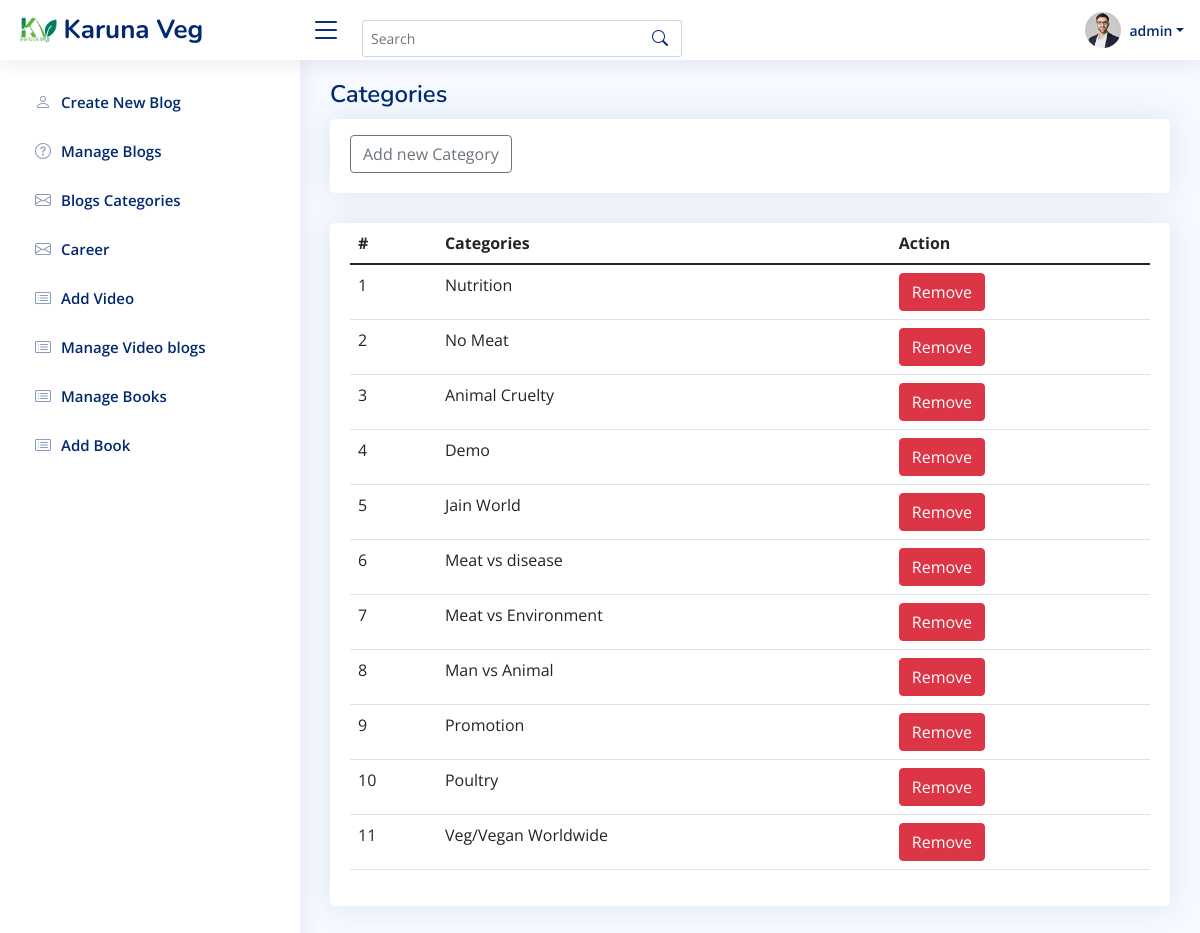
The app's page /admin/index.php?cateogory (signed in) with its own data.
### tables this page shows
CREATE TABLE `category` (
  `id` int(11) NOT NULL,
  `name` varchar(200) NOT NULL
);

### includes/function.php (called while the page is built, shortened)
<?php
function getAllCategory($db){
    $query="SELECT * FROM category";
    $run=mysqli_query($db,$query);
    $data = array();
    while($d=mysqli_fetch_assoc($run)){
        $data[]=$d;
    }
    return $data;
}
function getAdminInfo($db,$email){
    $query="SELECT * FROM admin WHERE email='$email'";
    $run=mysqli_query($db,$query);
    $data = mysqli_fetch_assoc($run);
    return $data;
}
?>

### includes/category.php (the view, shortened to what this page needs)
<main id="main" class="main">
  <div class="pagetitle">
    <h1>Categories</h1>
  </div>
  <section class="section">
    <div class="row">
      <div class="col-lg-12">
      <div class="card">
          <div class="card-body pt-3">
            <a type="button" class="btn btn-outline-secondary " data-bs-toggle="modal" data-bs-target="#exampleModal">
              Add new Category
            </a>
      </div>
      </div>
      </div>
    </div>
  </section>
  <section class="section">
    <div class="row">
      <div class="col-lg-12">
        <div class="card">
          <div class="card-body">
            <table class="table datatable">
              <thead>
                <tr>
                  <th scope="col">#</th>
                  <th scope="col">Categories</th>
                  <th scope="col">Action</th>
                </tr>
              </thead>
              <tbody>
                <?php
                    $posts = getAllCategory($db);
                    $count=1;
                    foreach($posts as $cat)
                    {
                ?>
                <tr>
                  <td scope="row"><?=$count?></td>
                  <td><?=$cat['name']?></td>
                  <td>
                    <div class="btn-group">
                      <a class="btn btn-danger" href="../includes/removepost.php?id=<?=$cat['id']?>">Remove <i class="icon_close_alt2"></i></a>
                    </div>
                  </td>
                </tr>
                <?php
                    $count++;
                    }
                ?>
              </tbody>
            </table>
          </div>
        </div>
      </div>
    </div>
  </section>
</main>

### admin/index.php (shortened to what this page needs)
<?php
require('../includes/db.php');
include('../includes/function.php');
$admin=getAdminInfo($db,$_SESSION['email']);
?>
<!DOCTYPE html>
<html lang="en">
<head>
  <link href="assets/vendor/bootstrap/css/bootstrap.min.css" rel="stylesheet">
  <link href="assets/vendor/bootstrap-icons/bootstrap-icons.css" rel="stylesheet">
  <link href="assets/vendor/boxicons/css/boxicons.min.css" rel="stylesheet">
  <link href="assets/vendor/quill/quill.snow.css" rel="stylesheet">
  <link href="assets/vendor/quill/quill.bubble.css" rel="stylesheet">
  <link href="assets/vendor/remixicon/remixicon.css" rel="stylesheet">
  <link href="assets/vendor/simple-datatables/style.css" rel="stylesheet">
  <link href="assets/css/style.css" rel="stylesheet">
</head>
<body>
   <header id="header" class="header fixed-top d-flex align-items-center">
    <div class="d-flex align-items-center justify-content-between">
      <a href="index.php" class="logo d-flex align-items-center">
        <img src="../assets/images/karunaveg-logo.png" alt="">
        <span class="d-none d-lg-block">Karuna Veg</span>
      </a>
      <i class="bi bi-list toggle-sidebar-btn"></i>
    </div>
    <div class="search-bar pt-3">
      <form class="search-form d-flex align-items-center" method="POST" action="#">
        <input type="text" name="query" placeholder="Search" title="Enter search keyword">
        <button type="submit" title="Search"><i class="bi bi-search"></i></button>
      </form>
    </div>
    <nav class="header-nav ms-auto">
      <ul class="d-flex align-items-center">
        <li class="nav-item dropdown pe-3">
          <a class="nav-link nav-profile d-flex align-items-center pe-0" href="#" data-bs-toggle="dropdown">
            <img src="assets/img/profile-img.jpg" alt="Profile" class="rounded-circle">
            <span class="d-none d-md-block dropdown-toggle ps-2"><?=$admin['full_name']?></span>
          </a>
        </li>
      </ul>
    </nav>
  </header>
  <aside id="sidebar" class="sidebar">
    <ul class="sidebar-nav" id="sidebar-nav">
      <li class="nav-item">
        <a class="nav-link collapsed" href="index.php">
          <i class="bi bi-person"></i>
          <span>Create New Blog</span>
        </a>
      </li>
      <li class="nav-item">
        <a class="nav-link collapsed" href="index.php?manage_blogs">
          <i class="bi bi-question-circle"></i>
          <span>Manage Blogs</span>
        </a>
      </li>
      <li class="nav-item">
        <a class="nav-link collapsed" href="index.php?cateogory">
          <i class="bi bi-envelope"></i>
          <span>Blogs Categories</span>
        </a>
      </li>
      <li class="nav-item">
        <a class="nav-link collapsed" href="index.php?career">
          <i class="bi bi-envelope"></i>
          <span>Career</span>
        </a>
      </li>
      <li class="nav-item">
        <a class="nav-link collapsed" href="index.php?add_video">
          <i class="bi bi-card-list"></i>
          <span>Add Video</span>
        </a>
      </li>
      <li class="nav-item">
        <a class="nav-link collapsed" href="index.php?manage_video_blogs">
          <i class="bi bi-card-list"></i>
          <span>Manage Video blogs</span>
        </a>
      </li>
      <li class="nav-item">
        <a class="nav-link collapsed" href="index.php?all_books">
          <i class="bi bi-card-list"></i>
          <span>Manage Books</span>
        </a>
      </li>
      <li class="nav-item">
        <a class="nav-link collapsed" href="index.php?add_book">
          <i class="bi bi-card-list"></i>
          <span>Add Book</span>
        </a>
      </li>
    </ul>
  </aside>
<?php
  if(isset($_GET['manage_blogs']))
  {
    include('../includes/manage-blogs.php');
  }
  elseif(isset($_GET['manage_video_blogs']))
  {
    include('../includes/manage-video-blogs.php');
  }
  elseif(isset($_GET['uploaded_images']))
  {
        include('../includes/uploaded-images.php');
  }
  elseif(isset($_GET['cateogory']))
  {
    include('../includes/category.php');
  }
  elseif(isset($_GET['career']))
  {
        include('../includes/career.php');
  }
  elseif(isset($_GET['add_video']))
  {
        include('../includes/add-video.php');
  }
  elseif(isset($_GET['all_books']))
  {
        include('../includes/all-books.php');
  }
  elseif(isset($_GET['add_book']))
  {
        include('../includes/add-book.php');
  }
  else
  {
        include('../includes/create-blog.php');
    }
    ?>
</body>
</html>

### admin/assets/css/style.css (style rules this page uses)
:root { scroll-behavior: smooth; }
body { font-family: "Open Sans", sans-serif; background: #f6f9ff; color: #444444; }
a { color: #4154f1; text-decoration: none; }
h1, h2, h3, h4, h5, h6 { font-family: "Nunito", sans-serif; }
#main { margin-top: 60px; padding: 20px 30px; transition: all 0.3s; }
.pagetitle { margin-bottom: 10px; }
.pagetitle h1 { font-size: 24px; margin-bottom: 0; font-weight: 600; color: #012970; }
.card { margin-bottom: 30px; border: none; border-radius: 5px; box-shadow: 0px 0 30px rgba(1, 41, 112, 0.1); }
.card-body { padding: 0 20px 20px 20px; }
.logo { line-height: 1; }
@media (min-width: 1200px) { .logo { width: 280px; } }
.logo img { max-height: 26px; margin-right: 6px; }
.logo span { font-size: 26px; font-weight: 700; color: #012970; font-family: "Nunito", sans-serif; }
.header { transition: all 0.5s; z-index: 997; height: 60px; box-shadow: 0px 2px 20px rgba(1, 41, 112, 0.1); background-color: #fff; padding-left: 20px; }
.header .toggle-sidebar-btn { font-size: 32px; padding-left: 10px; cursor: pointer; color: #012970; }
.header .search-bar { min-width: 360px; padding: 0 20px; }
.header .search-form { width: 100%; }
.header .search-form input { border: 0; font-size: 14px; color: #012970; border: 1px solid rgba(1, 41, 112, 0.2); padding: 7px 38px 7px 8px; border-radius: 3px; transition: 0.3s; width: 100%; }
.header .search-form button { border: 0; padding: 0; margin-left: -30px; background: none; }
.header .search-form button i { color: #012970; }
.header-nav ul { list-style: none; }
.header-nav > ul { margin: 0; padding: 0; }
.header-nav .nav-profile { color: #012970; }
.header-nav .nav-profile img { max-height: 36px; }
.header-nav .nav-profile span { font-size: 14px; font-weight: 600; }
.sidebar { position: fixed; top: 60px; left: 0; bottom: 0; width: 300px; z-index: 996; transition: all 0.3s; padding: 20px; overflow-y: auto; scrollbar-width: thin; scrollbar-color: #aab7cf transparent; box-shadow: 0px 0px 20px rgba(1, 41, 112, 0.1); background-color: #fff; }
@media (min-width: 1200px) { #main, #footer { margin-left: 300px; } }
.sidebar-nav { padding: 0; margin: 0; list-style: none; }
.sidebar-nav li { padding: 0; margin: 0; list-style: none; }
.sidebar-nav .nav-item { margin-bottom: 5px; }
.sidebar-nav .nav-link { display: flex; align-items: center; font-size: 15px; font-weight: 600; color: #4154f1; transition: 0.3; background: #f6f9ff; padding: 10px 15px; border-radius: 4px; }
.sidebar-nav .nav-link i { font-size: 16px; margin-right: 10px; color: #4154f1; }
.sidebar-nav .nav-link.collapsed { color: #012970; background: #fff; }
.sidebar-nav .nav-link.collapsed i { color: #899bbd; }

### records on screen
category: name "Nutrition"
category: name "No Meat"
category: name "Animal Cruelty"
category: name "Demo"
category: name "Jain World"
category: name "Meat vs disease"
category: name "Meat vs Environment"
category: name "Man vs Animal"
category: name "Promotion"
category: name "Poultry"
category: name "Veg/Vegan Worldwide"

### other values on screen
$admin['full_name'] "admin"
